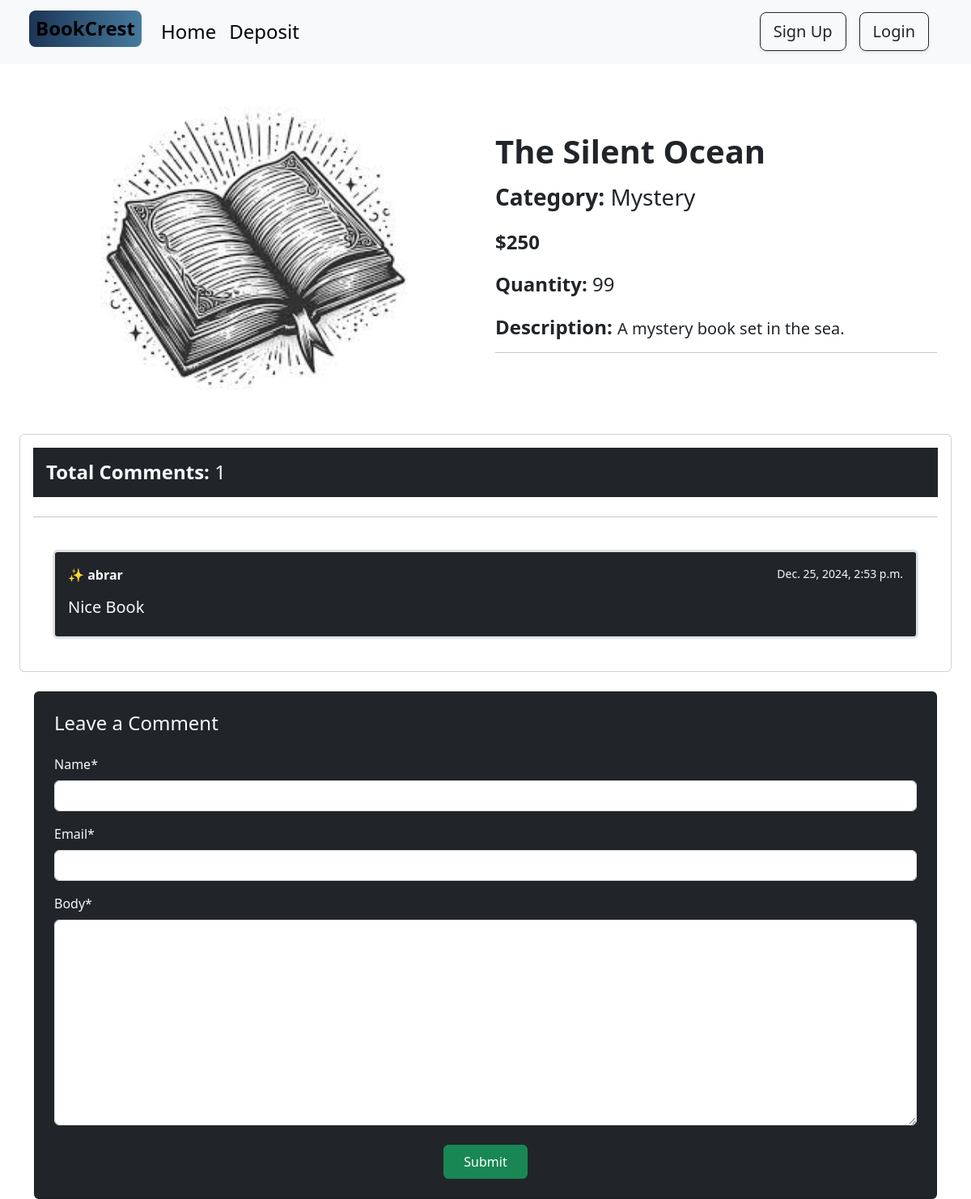
Page /book/details/2/ on the committed database.
### books/models.py (models this page shows, shortened)
class Book_Model(models.Model):
    name = models.CharField(max_length= 120)
    price = models.IntegerField()
    Description = models.TextField()
    quantity = models.IntegerField()
    img = models.ImageField(upload_to= 'uploads/')
    category = models.ForeignKey(Category, on_delete= models.CASCADE, related_name= 'books')

class Comment_model(models.Model):
    name = models.CharField(max_length= 100)
    email = models.EmailField()
    body = models.TextField()
    time = models.DateTimeField(auto_now_add= True)
    book = models.ForeignKey(Book_Model, on_delete= models.CASCADE, related_name= 'comments')

### categories/models.py (models this page shows)
class Category(models.Model):
    category = models.CharField(max_length= 100)
    slug = models.SlugField(max_length= 120)
    def __str__(self):
        return self.category

### books/views.py (the view, shortened to what this page needs)
# urls.py: path("details/<int:id>/", All_details.as_view(), name= 'all_details'),
class All_details(DetailView):
    model = Book_Model
    template_name = 'books/details_view.html'
    pk_url_kwarg = 'id'
    def get_context_data(self, **kwargs):
        context = super().get_context_data(**kwargs)
        data = self.get_object()
        context['data'] = data
        context['comments'] = data.comments.all()
        context['comment_form'] = Comment_Form()
        return context

### books/forms.py
class Comment_Form(forms.ModelForm):
    class Meta:
        model = models.Comment_model
        fields = ('name', 'email', 'body')

### books/templates/books/details_view.html (shortened to what this page needs)
{% extends "base.html" %}
{% load crispy_forms_tags %}
{% block content %}
<div class="container my-4">
    <div class="row g-4 align-items-center">
        <div class="col-12 col-md-6 text-center">
            <img src="{{ data.img.url }}" alt="{{ data.name }}" class="img-fluid w-75">
        </div>
        <div class="col-12 col-md-6">
            <div class="card-body">
                <h1 class="card-title mb-3"><b>{{ data.name }}</b></h1>
                <h3 class="card-title"><b>Category:</b> {{ data.category }}</h3><br>
                <h4 class="card-title"><b>${{ data.price }}</b></h4><br>
                <h4 class="card-title"><b>Quantity:</b> {{ data.quantity }}</h4><br>
                <h4><b>Description:</b> <span class="fs-5">{{ data.Description }}</span></h4>
                <hr>
            </div>
        </div>
    </div>
</div>
<div class="card m-4 p-3 mt-4">
    <h4 class="p-3 bg-dark text-light"><b>Total Comments:</b> {{ comments | length }}</h4>
    <hr>
    <div class="card-body">
        {% for comment in comments %}
        <div class="border border-3 rounded p-3 m-2 bg-dark text-light">
            <p class="d-flex justify-content-between">
                <b>✨ {{ comment.name }}</b>
                <small>{{ comment.time }}</small>
            </p>
            <h5>{{ comment.body }}</h5>
        </div>
        {% endfor %}
    </div>
</div>
<div class="container">
    <div class="card bg-dark text-light p-4">
        <h4 class="mb-4">Leave a Comment</h4>
        <form action="" method="post">
            {{ comment_form | crispy }}
            <div class="d-flex justify-content-center mt-4">
                <button class="btn btn-success px-4 py-2" type="submit">Submit</button>
            </div>
        </form>
    </div>
</div>
{% endblock content %}

### rows in the picture
Book_Model: img (picture), name "The Silent Ocean", category "Mystery", price "250", quantity "99", Description "A mystery book set in the sea."
Comment_model: name "abrar", time "Dec. 25, 2024, 2:53 p.m.", body "Nice Book"

### other values in the picture
{{ comments | length }} "1"
